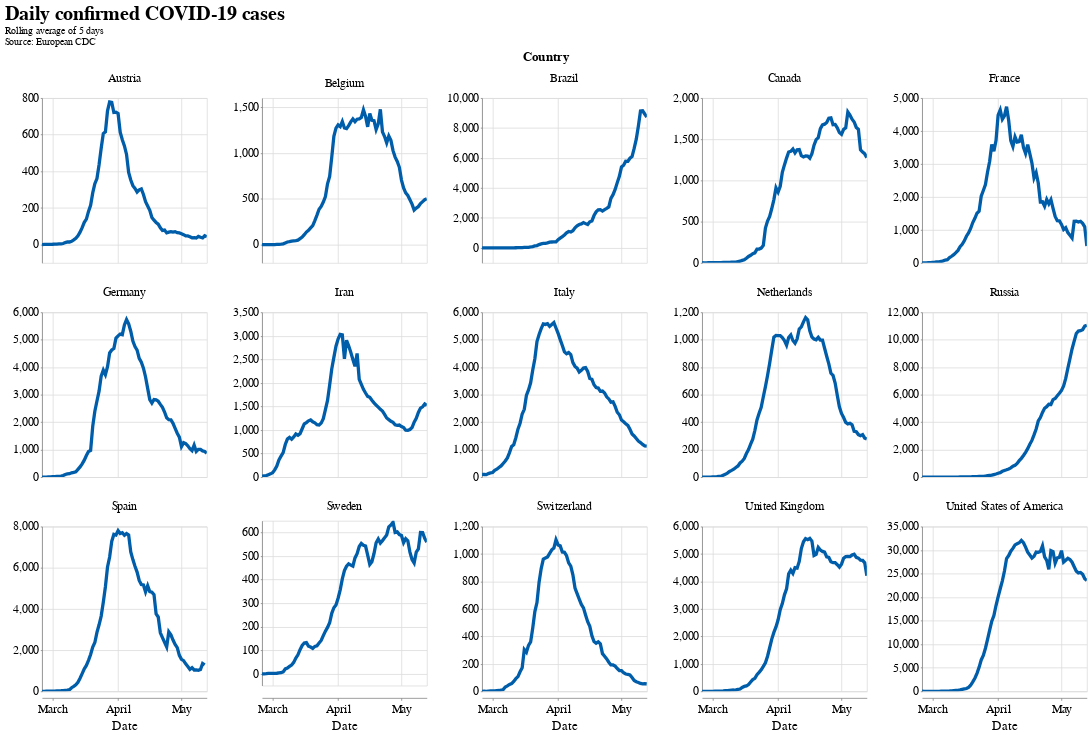

Notebook code for this chart:
### Code cell
alt.Chart(filtered).mark_line().transform_window(
    averaged='mean(cases)',
    frame=[0, 5],
    groupby=['Country']
).encode(
    x=alt.X('dateRep:T', title='Date'),
    y=alt.Y('averaged:Q', title=''),
    facet=alt.Facet('Country:N', columns=5),
    tooltip=alt.Tooltip(['dateRep', 'Country', 'popData2018'] + fields)
).properties(
    height=200,
    width=200,
    title={
      "text": ["Daily confirmed COVID-19 cases"], 
      "subtitle": ["Rolling average of 5 days", "Source: European CDC"]
    }
).resolve_scale(y='independent').interactive()

### Figure 1 — Vega-Lite specification as saved in the notebook (floating-point values rounded to 4 significant figures; data arrays with more than 128 entries replaced by an {"elided": "..."} marker saying what was removed)
{"config": {"view": {"width": 600, "height": 400}, "background": "#ffffff", "title": {"anchor": "start", "font": "Source Sans Pro, Arial, sans", "fontColor": "#000000", "fontSize": 24, "fontWeight": "bold"}, "arc": {"fill": "#005DA9"}, "area": {"fill": "#005DA9"}, "line": {"stroke": "#005DA9", "strokeWidth": 4}, "path": {"stroke": "#005DA9"}, "rect": {"fill": "#005DA9"}, "shape": {"stroke": "#005DA9"}, "bar": {"fill": "#005DA9"}, "point": {"stroke": "#005DA9"}, "symbol": {"fill": "#005DA9", "size": 60}, "axis": {"titleFont": "Source Sans Pro, sans", "titleFontSize": 16, "titleFontWeight": "normal", "labelFont": "Source Sans Pro, sans", "labelFontSize": 14, "labelFontWeight": "normal"}, "axisX": {"labelAngle": 0, "labelPadding": 4, "tickSize": 3}, "axisY": {"labelBaseline": "middle", "maxExtent": 45, "minExtent": 45, "tickSize": 2, "titleAlign": "left", "titleAngle": 0, "titleX": -45, "titleY": -11}, "headerFacet": {"titleFontSize": 16, "labelFontSize": 14}, "headerRow": {"titleFontSize": 16, "labelFontSize": 14}, "headerColumn": {"titleFontSize": 16, "labelFontSize": 14}, "legend": {"titleFont": "Source Sans Pro, sans", "titleFontSize": 16, "titleFontWeight": "normal", "symbolType": "circle", "labelFont": "Source Sans Pro, sans", "labelFontSize": 15}, "range": {"category": ["#AB377A", "#AEC067", "#9BC3B7", "#928285", "#F07F3C", "#FFE054", "#E30034", "#005DA9", "#644F54", "#5EA290", "#769F3B", "#812161", "#E36319", "#F5C631"]}}, "data": {"name": "data-6cce0f1cbe68456dd48361ed879d6e50"}, "mark": "line", "encoding": {"facet": {"type": "nominal", "columns": 5, "field": "Country"}, "tooltip": [{"type": "temporal", "field": "dateRep"}, {"type": "nominal", "field": "Country"}, {"type": "quantitative", "field": "popData2018"}, {"type": "quantitative", "field": "TotalCasesPer1MPop"}, {"type": "quantitative", "field": "TotalDeathsPer1MPop"}, {"type": "quantitative", "field": "CasesPer1MPop"}, {"type": "quantitative", "field": "DeathsPer1MPop"}, {"type": "quantitative", "field": "TotalCases"}, {"type": "quantitative", "field": "TotalDeaths"}, {"type": "quantitative", "field": "Lethality"}, {"type": "quantitative", "field": "cases"}, {"type": "quantitative", "field": "deaths"}], "x": {"type": "temporal", "field": "dateRep", "title": "Date"}, "y": {"type": "quantitative", "field": "averaged", "title": ""}}, "height": 200, "resolve": {"scale": {"y": "independent"}}, "selection": {"selector004": {"type": "interval", "bind": "scales", "encodings": ["x", "y"]}}, "title": {"text": ["Daily confirmed COVID-19 cases"], "subtitle": ["Rolling average of 5 days", "Source: European CDC"]}, "transform": [{"window": [{"op": "mean", "field": "cases", "as": "averaged"}], "frame": [0, 5], "groupby": ["Country"]}], "width": 200, "$schema": "https://vega.github.io/schema/vega-lite/v4.0.2.json", "datasets": {"data-6cce0f1cbe68456dd48361ed879d6e50": {"elided": "1184 records"}}}
